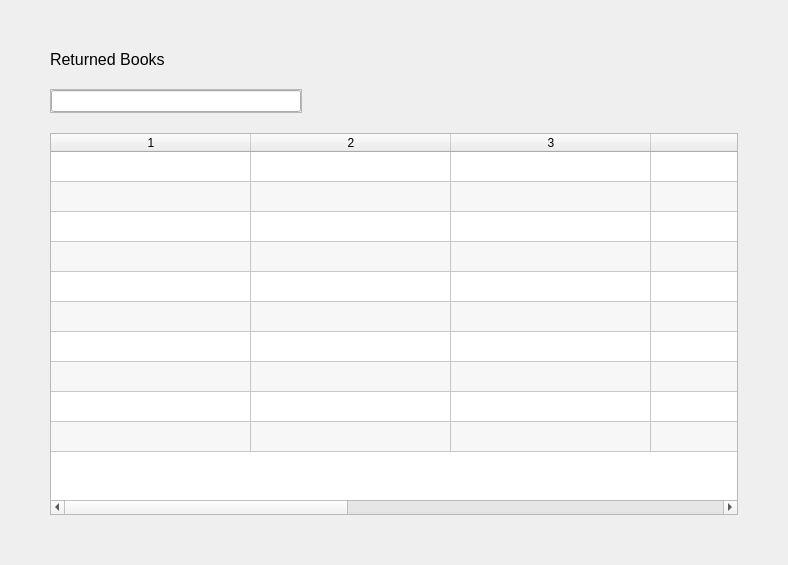
<?xml version="1.0" encoding="UTF-8"?>
<ui version="4.0">
 <class>ReturnedBooks</class>
 <widget class="QWidget" name="ReturnedBooks">
  <property name="geometry">
   <rect>
    <x>0</x>
    <y>0</y>
    <width>788</width>
    <height>565</height>
   </rect>
  </property>
  <property name="windowTitle">
   <string>Form</string>
  </property>
  <layout class="QGridLayout" name="gridLayout">
   <property name="leftMargin">
    <number>50</number>
   </property>
   <property name="topMargin">
    <number>50</number>
   </property>
   <property name="rightMargin">
    <number>50</number>
   </property>
   <property name="bottomMargin">
    <number>50</number>
   </property>
   <property name="verticalSpacing">
    <number>20</number>
   </property>
   <item row="1" column="0" alignment="Qt::AlignLeft">
    <widget class="QFrame" name="frame">
     <property name="frameShape">
      <enum>QFrame::StyledPanel</enum>
     </property>
     <property name="frameShadow">
      <enum>QFrame::Raised</enum>
     </property>
     <layout class="QHBoxLayout" name="horizontalLayout">
      <property name="spacing">
       <number>0</number>
      </property>
      <property name="leftMargin">
       <number>0</number>
      </property>
      <property name="topMargin">
       <number>0</number>
      </property>
      <property name="rightMargin">
       <number>0</number>
      </property>
      <property name="bottomMargin">
       <number>0</number>
      </property>
      <item>
       <widget class="QLineEdit" name="lineEdit">
        <property name="minimumSize">
         <size>
          <width>250</width>
          <height>0</height>
         </size>
        </property>
        <property name="styleSheet">
         <string notr="true">QLineEdit{
	color:white;
}</string>
        </property>
        <property name="placeholderText">
         <string>Search</string>
        </property>
       </widget>
      </item>
     </layout>
    </widget>
   </item>
   <item row="2" column="0">
    <widget class="QTableWidget" name="tableWidget">
     <property name="sizePolicy">
      <sizepolicy hsizetype="Expanding" vsizetype="Expanding">
       <horstretch>0</horstretch>
       <verstretch>0</verstretch>
      </sizepolicy>
     </property>
     <property name="styleSheet">
      <string notr="true"/>
     </property>
     <property name="alternatingRowColors">
      <bool>true</bool>
     </property>
     <property name="sortingEnabled">
      <bool>true</bool>
     </property>
     <property name="rowCount">
      <number>10</number>
     </property>
     <property name="columnCount">
      <number>7</number>
     </property>
     <attribute name="horizontalHeaderCascadingSectionResizes">
      <bool>true</bool>
     </attribute>
     <attribute name="horizontalHeaderMinimumSectionSize">
      <number>200</number>
     </attribute>
     <attribute name="horizontalHeaderDefaultSectionSize">
      <number>200</number>
     </attribute>
     <attribute name="horizontalHeaderShowSortIndicator" stdset="0">
      <bool>true</bool>
     </attribute>
     <attribute name="horizontalHeaderStretchLastSection">
      <bool>true</bool>
     </attribute>
     <attribute name="verticalHeaderVisible">
      <bool>false</bool>
     </attribute>
     <row/>
     <row/>
     <row/>
     <row/>
     <row/>
     <row/>
     <row/>
     <row/>
     <row/>
     <row/>
     <column/>
     <column/>
     <column/>
     <column/>
     <column/>
     <column/>
     <column/>
    </widget>
   </item>
   <item row="0" column="0">
    <widget class="QLabel" name="label">
     <property name="font">
      <font>
       <pointsize>12</pointsize>
      </font>
     </property>
     <property name="text">
      <string>Returned Books</string>
     </property>
    </widget>
   </item>
  </layout>
 </widget>
 <resources/>
 <connections/>
</ui>
